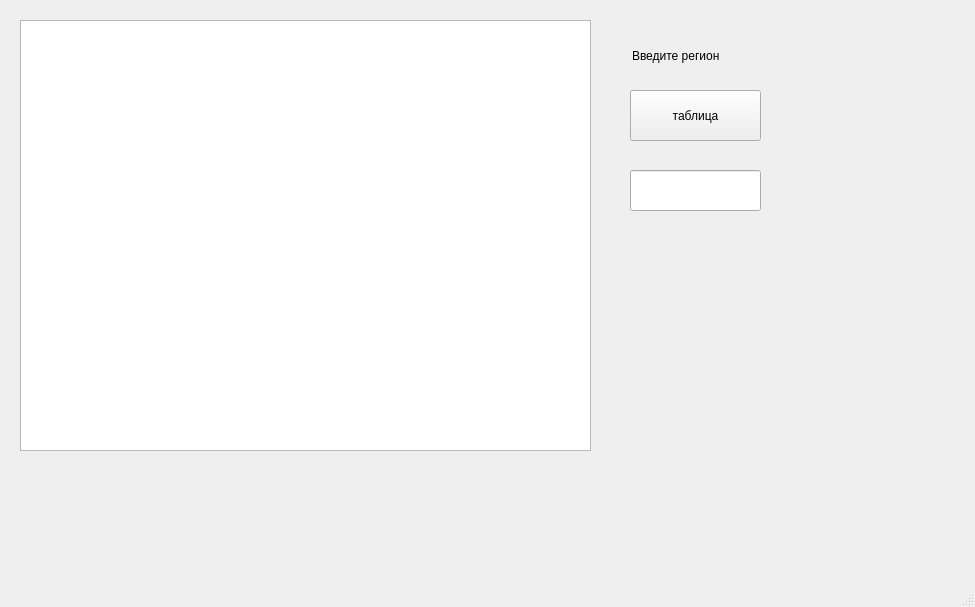
<?xml version="1.0" encoding="UTF-8"?>
<ui version="4.0">
 <class>MainWindow</class>
 <widget class="QMainWindow" name="MainWindow">
  <property name="geometry">
   <rect>
    <x>0</x>
    <y>0</y>
    <width>975</width>
    <height>607</height>
   </rect>
  </property>
  <property name="windowTitle">
   <string>MainWindow</string>
  </property>
  <widget class="QWidget" name="centralwidget">
   <widget class="QTableView" name="tableView">
    <property name="geometry">
     <rect>
      <x>20</x>
      <y>20</y>
      <width>571</width>
      <height>431</height>
     </rect>
    </property>
   </widget>
   <widget class="QPushButton" name="create_table">
    <property name="geometry">
     <rect>
      <x>630</x>
      <y>90</y>
      <width>131</width>
      <height>51</height>
     </rect>
    </property>
    <property name="text">
     <string>таблица</string>
    </property>
   </widget>
   <widget class="QLabel" name="label_region">
    <property name="geometry">
     <rect>
      <x>632</x>
      <y>40</y>
      <width>131</width>
      <height>31</height>
     </rect>
    </property>
    <property name="text">
     <string>Введите регион</string>
    </property>
   </widget>
   <widget class="QLineEdit" name="line_file_pass">
    <property name="geometry">
     <rect>
      <x>630</x>
      <y>170</y>
      <width>131</width>
      <height>41</height>
     </rect>
    </property>
   </widget>
  </widget>
  <widget class="QMenuBar" name="menubar">
   <property name="geometry">
    <rect>
     <x>0</x>
     <y>0</y>
     <width>800</width>
     <height>26</height>
    </rect>
   </property>
  </widget>
  <widget class="QStatusBar" name="statusbar"/>
 </widget>
 <resources/>
 <connections/>
</ui>
